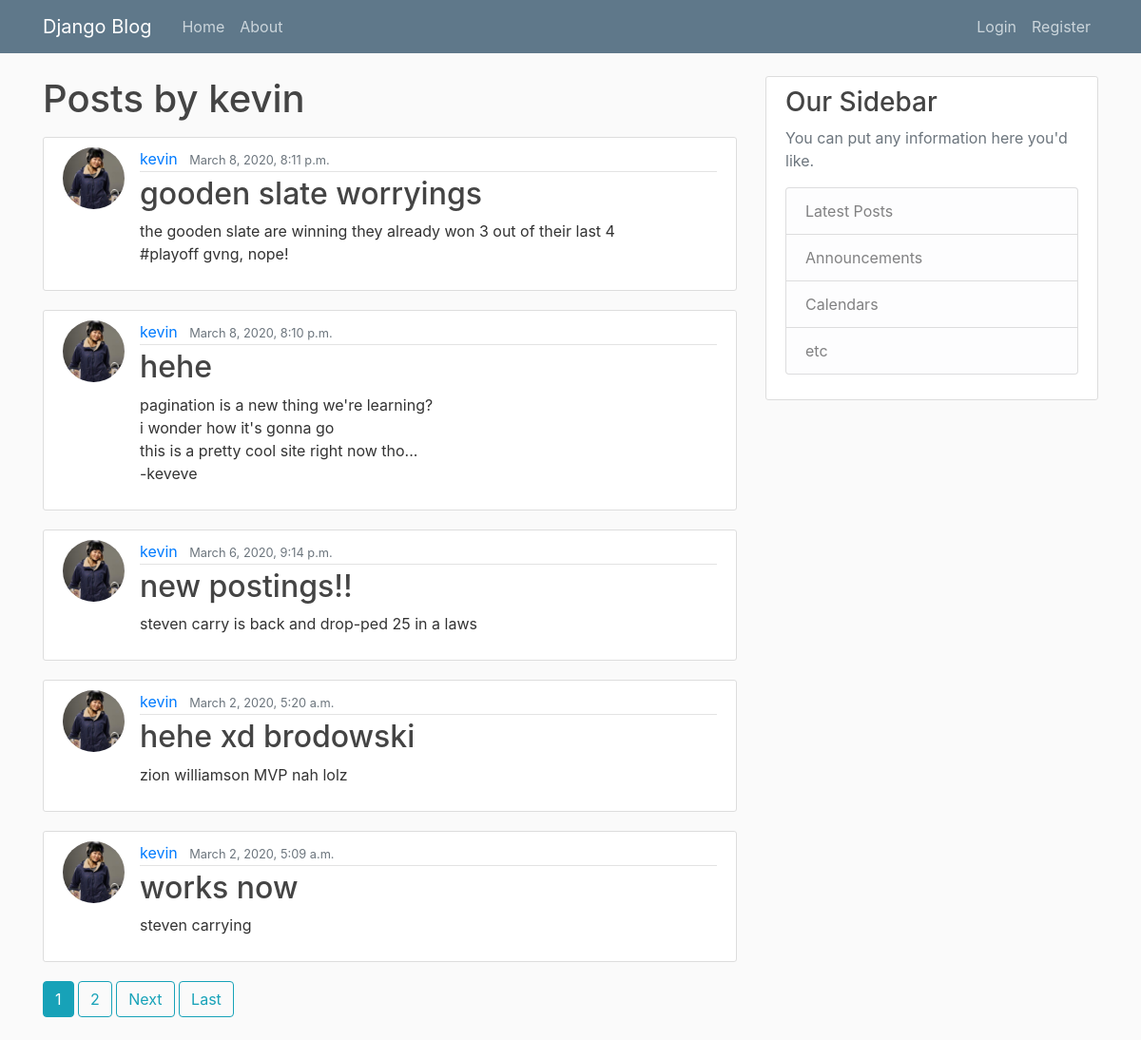
Screenshot of /user/kevin with the database file from the repository.
### blog/models.py (models this page shows, shortened)
class Post(models.Model):
  title = models.CharField(max_length=100)
  content = models.TextField()
  date_posted = models.DateTimeField(default=timezone.now)
  author = models.ForeignKey(User, on_delete=models.CASCADE)
  pin = models.BooleanField(default=False)

### users/models.py (models this page shows, shortened)
class Profile(models.Model):
  user = models.OneToOneField(User, on_delete=models.CASCADE)
  biography = models.TextField()
  image = models.ImageField(default='default.jpg', upload_to='profile_pics')

### blog/views.py (the view)
# urls.py: path('user/<str:username>', UserPostListView.as_view(), name='user-posts'),
class UserPostListView(ListView):
  model = Post
  template_name = 'blog/user_posts.html'
  context_object_name = 'posts'
  paginate_by = 5
  def get_queryset(self):
    user = get_object_or_404(User, username=self.kwargs.get('username'))
    return Post.objects.filter(author = user).order_by('-date_posted')

### blog/templates/blog/user_posts.html (shortened to what this page needs)
{% extends "blog/base.html" %}
{% block content %}
<h1 class="mb-3"> Posts by {{ view.kwargs.username }} </h1>
  {% for post in posts %}
    <article class="media content-section">
      <img class="rounded-circle article-img" src="{{ post.author.profile.image.url }}">
      <div class="media-body">
        <div class="article-metadata">
          <a class="mr-2" href="{% url 'user-posts' post.author.username %}">{{ post.author }}</a>
          <small class="text-muted">{{ post.date_posted }}</small>
        </div>
        <h2><a class="article-title" href="{% url 'post-detail' post.id %}">{{ post.title }}</a></h2>
        <p class="article-content">{{ post.content }}</p>
      </div>
    </article>
  {% endfor %}
  {% if is_paginated %}
    {% for num in page_obj.paginator.page_range %}
      {% if page_obj.number == num %}
        <a class="btn btn-info mb-4 c-w">{{ num }}</a>
      {% elif num > page_obj.number|add:'-3' and num < page_obj.number|add:'3' %}
        <a class="btn btn-outline-info mb-4" href="?page={{ num }}">{{ num }}</a>
      {% endif %}
    {% endfor %}
    {% if page_obj.has_next %}
      <a class="btn btn-outline-info mb-4" href="?page={{ page_obj.next_page_number }}">Next</a>
      <a class="btn btn-outline-info mb-4" href="?page={{ page_obj.paginator.num_pages }}">Last</a>
    {% endif %}
  {% endif %}
{% endblock content %}

### blog/static/blog/main.css (style rules this page uses)
body { background: #fafafa; color: #333333; margin-top: 5rem; }
h1, h2, h3, h4, h5, h6 { color: #444444; }
.content-section { background: #ffffff; padding: 10px 20px; border: 1px solid #dddddd; border-radius: 3px; margin-bottom: 20px; }
.article-title { color: #444444; }
.article-content { white-space: pre-line; }
.article-img { height: 65px; width: 65px; margin-right: 16px; }
.article-metadata { padding-bottom: 1px; margin-bottom: 4px; border-bottom: 1px solid #e3e3e3 }
.c-w { color: white !important; }
article { word-break: break-all; }
.article-title { word-break: normal !important; }

### rows the page displays
Post: author.profile.image (picture), author "kevin", date_posted "March 8, 2020, 8:11 p.m.", title "gooden slate worryings", content "the gooden slate are winning they already won 3 out of their last 4 #playoff gvng, nope!"
Post: author.profile.image (picture), author "kevin", date_posted "March 8, 2020, 8:10 p.m.", title "hehe", content "pagination is a new thing we're learning? i wonder how it's gonna go this is a pretty cool site right now tho... -keveve"
Post: author.profile.image (picture), author "kevin", date_posted "March 6, 2020, 9:14 p.m.", title "new postings!!", content "steven carry is back and drop-ped 25 in a laws"
Post: author.profile.image (picture), author "kevin", date_posted "March 2, 2020, 5:20 a.m.", title "hehe xd brodowski", content "zion williamson MVP nah lolz"
Post: author.profile.image (picture), author "kevin", date_posted "March 2, 2020, 5:09 a.m.", title "works now", content "steven carrying"

### other values shown
{{ view.kwargs.username }} "kevin"
{{ num }} "1"
{{ num }} "2"
